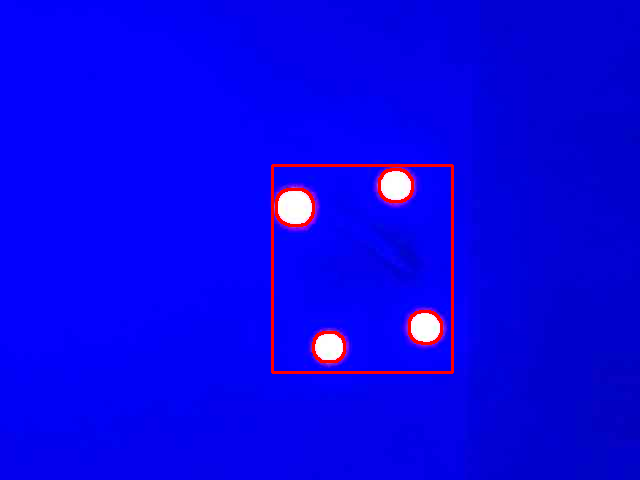
#> input picture Task_4b/image_2.png_detection_result.png, 640 x 480 px; its folder holds only this picture in this run
$ python detection_new.py --image image_2.png_detection_result.png
#> lines starting #> are read from the running program, lines starting #| are printed output that depends on the picture; after the words box and inside, x2 and y2 are one past the last pixel; in counts of white or black regions, pixels touching at a corner belong together
from imutils import contours
from skimage import measure
import numpy as np
import imutils
import cv2
import math
import argparse

#pass argumnts here

class detection():

   def __init__(self):
      # initialize nodes here
      # Declare Variables Here

      self.organism_type = " "
      self.centroids = []
      self.number_contours = 0

   def parse_image(self):
      self.parser = argparse.ArgumentParser()
      self.parser.add_argument("--image", help = "Enter Image File Name")
      self.args = self.parser.parse_args()

   def image_call(self):
      self.image_read = cv2.imread(self.args.image,1)
#> self.image_read is the input picture: shape (480, 640, 3); mean B, G, R 234.2, 3.1, 7.9
      self.gray_image = cv2.cvtColor(self.image_read, cv2.COLOR_BGR2GRAY)
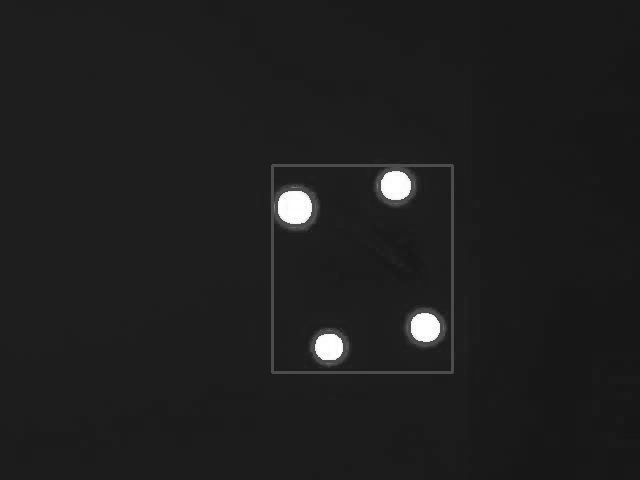
#> self.gray_image: shape (480, 640); min 22, max 255, mean 30.7
      blurred_image = cv2.GaussianBlur(self.gray_image, (5,5),0)

      self.threshold = cv2.threshold(blurred_image, 225, 255, 0)[1]
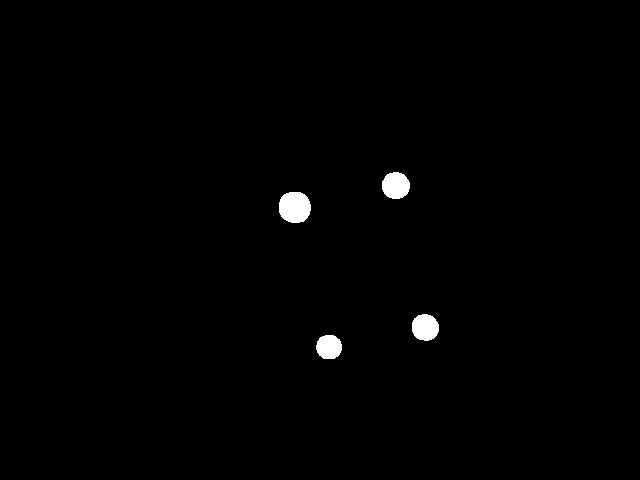
#> self.threshold: shape (480, 640); 0.82% white; 4 white regions, box (x1, y1, x2, y2) and area: (279, 192, 311, 223) 819, (382, 172, 410, 199) 602, (412, 314, 439, 341) 582, (316, 335, 342, 359) 508
      self.threshold = cv2.erode(self.threshold, None, iterations=2)
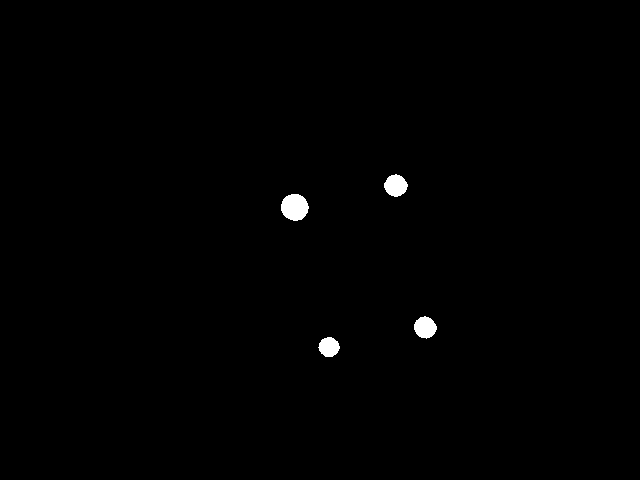
#> self.threshold: shape (480, 640); 0.55% white; 4 white regions, box (x1, y1, x2, y2) and area: (281, 194, 309, 221) 583, (384, 174, 408, 197) 398, (414, 316, 437, 339) 382, (318, 337, 340, 357) 324
      self.threshold = cv2.dilate(self.threshold, None, iterations=4)
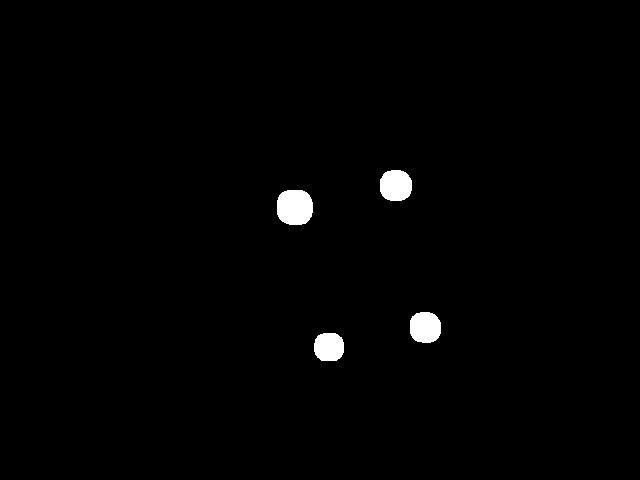
#> self.threshold: shape (480, 640); 1.1% white; 4 white regions


   def draw_contours(self):

      self.contours, _ = cv2.findContours(self.threshold,cv2.RETR_EXTERNAL, cv2.CHAIN_APPROX_SIMPLE)
#> self.contours = 4 contours; box (x1, y1, x2, y2) and area: (277, 190, 313, 225) 1032, (380, 170, 412, 201) 790, (410, 312, 441, 343) 767, (314, 333, 344, 361) 679
      self.contours = sorted(self.contours, key=lambda c:cv2.boundingRect(c)[0])
      self.number_contours = len(self.contours)
#> self.number_contours = 4

      for i, contour in enumerate(self.contours):
         points = cv2.moments(contour)

         (x,y),radius = cv2.minEnclosingCircle(contour)

         cv2.drawContours(self.image_read,[contour],-1,(0,0,255),2)
         a,b,c,d = cv2.boundingRect(cv2.drawContours(np.zeros_like(self.gray_image),self.contours,-1,1))
         cv2.rectangle(self.image_read,(a-4,b-4),(a+c+10,b+d+10),(0,0,255),2)
#> this loop made 4 passes
#> (x, y, radius) on passes 1 to 4: (294, 207.1, 19.31), (328.6, 346.5, 15.63), (395.5, 185.1, 16.76), (424.8, 326.8, 16.71)
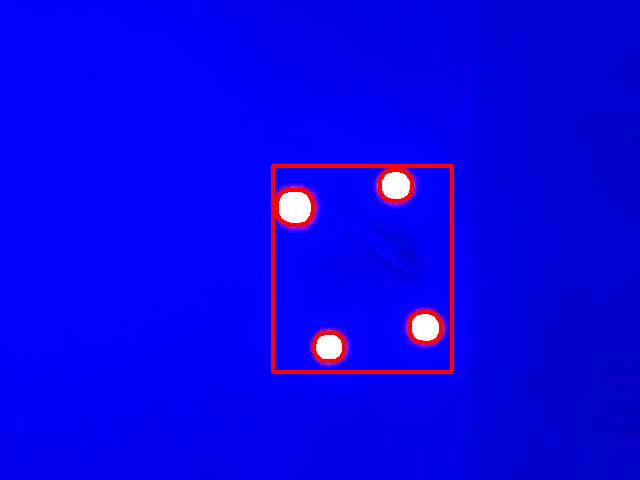
#> self.image_read: shape (480, 640, 3); 0.36% of pixels changed, all inside (x1, y1, x2, y2) = (274, 167, 451, 371)

      cv2.putText(self.image_read,self.organism_type,(a,b),cv2.FONT_HERSHEY_COMPLEX,0.6,(0,255,0),2)


   def organism_data(self,number_contours):
      if number_contours <= 1:
         self.organism_type = "alien"
      elif number_contours == 2 :
         self.organism_type = "alien_a"
      elif number_contours == 3 :
         self.organism_type = "alien_b"
      elif number_contours == 4 :
         self.organism_type = "alien_c"
      elif number_contours == 5 :
         self.organism_type = "alien_d"
      elif number_contours >= 6 :
         self.organism_type = "Dher Sare aliens"


   def writing_image(self):

      cv2.imwrite(f"{self.args.image}_detection_result.png",img.image_read)

      with open(f"{self.args.image}_detection_result.txt","w") as file:

         file.write(f"Organism Type : {self.organism_type}\n")
         file.write(f"Number of Contours : {self.number_contours}\n")
         file.write(f"Centroid : {self.centroids}\n")


if __name__ == '__main__':

   img = detection()
   img.parse_image()
   img.image_call()
   img.draw_contours()
   img.organism_data(img.number_contours)
   img.writing_image()
